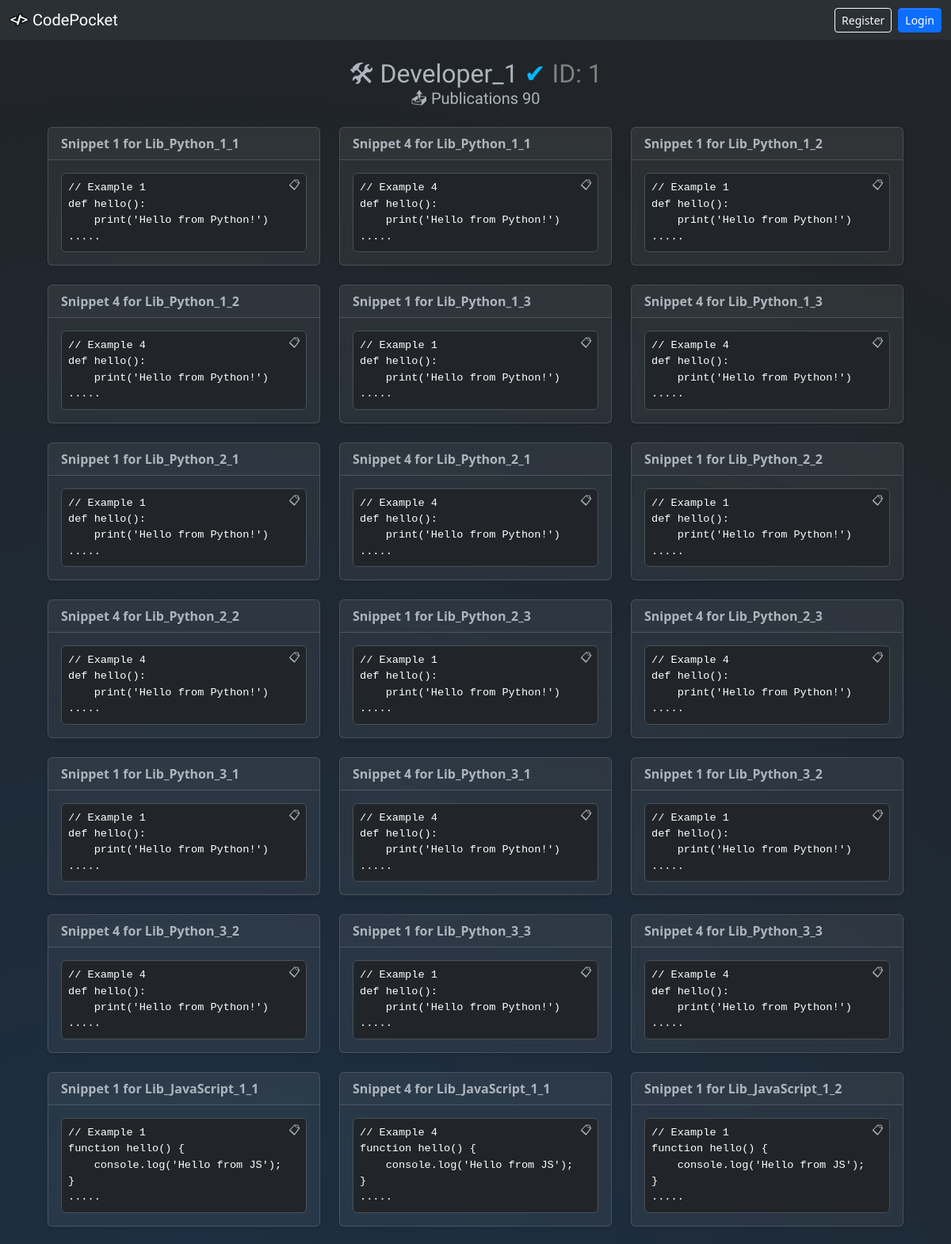
Screenshot of /user/Developer_1 (upper part) with the database file from the repository.
### data/users.py (models this page shows, shortened)
class User(SqlAlchemyBase, UserMixin):
    __tablename__ = 'users'
    id = sqlalchemy.Column(sqlalchemy.Integer,
                           primary_key=True, autoincrement=True)
    username = sqlalchemy.Column(sqlalchemy.String, nullable=True)
    email = sqlalchemy.Column(sqlalchemy.String, index=True, unique=True, nullable=True)
    hashed_password = sqlalchemy.Column(sqlalchemy.String, nullable=True)
    modified_date = sqlalchemy.Column(sqlalchemy.DateTime,
                                      default=datetime.datetime.now)
    creator = sqlalchemy.Column(sqlalchemy.Boolean, nullable=True)
    publications = sqlalchemy.Column(sqlalchemy.Integer, nullable=True, default=0)
    publication_ids = sqlalchemy.Column(sqlalchemy.String, nullable=True)

### data/codes.py (models this page shows)
class CodeSnippet(SqlAlchemyBase):
    __tablename__ = 'code_snippets'
    id = sqlalchemy.Column(sqlalchemy.Integer, primary_key=True, autoincrement=True)
    title = sqlalchemy.Column(sqlalchemy.String, nullable=False)
    content = sqlalchemy.Column(sqlalchemy.Text, nullable=False)
    library_id = sqlalchemy.Column(sqlalchemy.Integer, sqlalchemy.ForeignKey("libraries.id"))
    library = orm.relationship('Library', back_populates='snippets')
    user_id = sqlalchemy.Column(sqlalchemy.Integer, sqlalchemy.ForeignKey("users.id"))
    user = orm.relationship('User')

### main.py (the view)
@app.route('/user/<username>')
def user(username):
    data = {'username': username}
    db_sess = db_session.create_session()
    user = db_sess.query(User).filter(User.username.ilike(username)).first()
    if user:
        query = db_sess.query(CodeSnippet)
        snippets = query.filter(CodeSnippet.user_id == user.id).all()
        languages = db_sess.query(Language).all()
        data['id'] = user.id
        data['creator'] = user.creator
        data['publications'] = user.publications
        return render_template('user.html', **data, snippets=snippets, languages=languages)
    else:
        return f"No user with username {username}"

### data/db_session.py (called while the page is built)
def create_session() -> Session:
    global __factory
    return __factory()

### templates/user.html
{% extends "base.html" %}
{% block content %}
    <h2 class="mb-0 text-center">{{ "&#x1F6E0;&#xFE0E; " | safe if creator else "" }}{{ username }}<span style="color: rgb(0, 183, 255);">{{ " &#10004;" | safe if id == 1 }}</span> <span style="color: grey; scale: 50%;">ID: {{ id }}</span></h2>
    <h5 class="mb-0 text-center">{{ "&#x1F4E4;&#xFE0E; " | safe }}Publications {{ publications }}</h2>
    {% if snippets %}
        <div class="container mt-4">
            <div class="row">
                {% for s in snippets %}
                <div class="col-md-4 mb-4">
                    <div class="card h-100 shadow-sm" onclick="location.href='/code/{{ s['id'] }}'" style="cursor: pointer;">
                        <div class="card-header font-weight-bold">{{ s['title'] }}</div>
                        <div class="card-body position-relative">
                            <button class="btn btn-sm position-absolute"
                                    style="top: 15px; right: 15px; z-index: 10; box-shadow: none; border-color: transparent"
                                    onclick="event.stopPropagation(); copyToClipboard('code-{{ i }}')">
                                &#x1F4CB;&#xFE0E;
                            </button>
                            <pre class="m-0 p-2 bg-dark border rounded text-white" id="code-{{ i }}" style="font-size: 0.85rem; line-height: 1.5;">{{ "\n".join(s['content'].splitlines()[:4] + ["....."]) }}</pre>
                        </div>
                    </div>
                </div>
                {% endfor %}
            </div>
        </div>
    {% endif %}
{% endblock %}

### rows the page displays
User: username "Developer_1"
CodeSnippet: title "Snippet 1 for Lib_Python_1_1", content "// Example 1 def hello(): print('Hello from Python!') ....."
CodeSnippet: title "Snippet 4 for Lib_Python_1_1", content "// Example 4 def hello(): print('Hello from Python!') ....."
CodeSnippet: title "Snippet 1 for Lib_Python_1_2", content "// Example 1 def hello(): print('Hello from Python!') ....."
CodeSnippet: title "Snippet 4 for Lib_Python_1_2", content "// Example 4 def hello(): print('Hello from Python!') ....."
CodeSnippet: title "Snippet 1 for Lib_Python_1_3", content "// Example 1 def hello(): print('Hello from Python!') ....."
CodeSnippet: title "Snippet 4 for Lib_Python_1_3", content "// Example 4 def hello(): print('Hello from Python!') ....."
CodeSnippet: title "Snippet 1 for Lib_Python_2_1", content "// Example 1 def hello(): print('Hello from Python!') ....."
CodeSnippet: title "Snippet 4 for Lib_Python_2_1", content "// Example 4 def hello(): print('Hello from Python!') ....."
CodeSnippet: title "Snippet 1 for Lib_Python_2_2", content "// Example 1 def hello(): print('Hello from Python!') ....."
CodeSnippet: title "Snippet 4 for Lib_Python_2_2", content "// Example 4 def hello(): print('Hello from Python!') ....."
CodeSnippet: title "Snippet 1 for Lib_Python_2_3", content "// Example 1 def hello(): print('Hello from Python!') ....."
CodeSnippet: title "Snippet 4 for Lib_Python_2_3", content "// Example 4 def hello(): print('Hello from Python!') ....."
CodeSnippet: title "Snippet 1 for Lib_Python_3_1", content "// Example 1 def hello(): print('Hello from Python!') ....."
CodeSnippet: title "Snippet 4 for Lib_Python_3_1", content "// Example 4 def hello(): print('Hello from Python!') ....."
CodeSnippet: title "Snippet 1 for Lib_Python_3_2", content "// Example 1 def hello(): print('Hello from Python!') ....."
CodeSnippet: title "Snippet 4 for Lib_Python_3_2", content "// Example 4 def hello(): print('Hello from Python!') ....."
CodeSnippet: title "Snippet 1 for Lib_Python_3_3", content "// Example 1 def hello(): print('Hello from Python!') ....."
CodeSnippet: title "Snippet 4 for Lib_Python_3_3", content "// Example 4 def hello(): print('Hello from Python!') ....."
CodeSnippet: title "Snippet 1 for Lib_JavaScript_1_1", content "// Example 1 function hello() { console.log('Hello from JS'); } ....."
CodeSnippet: title "Snippet 4 for Lib_JavaScript_1_1", content "// Example 4 function hello() { console.log('Hello from JS'); } ....."
CodeSnippet: title "Snippet 1 for Lib_JavaScript_1_2", content "// Example 1 function hello() { console.log('Hello from JS'); } ....."

### other values shown
{{ "&#x1F6E0;&#xFE0E; " | safe if creator else "" }} "🛠︎"
{{ " &#10004;" | safe if id == 1 }} "✔"
{{ id }} "1"
{{ "&#x1F4E4;&#xFE0E; " | safe }} "📤︎"
{{ publications }} "90"
